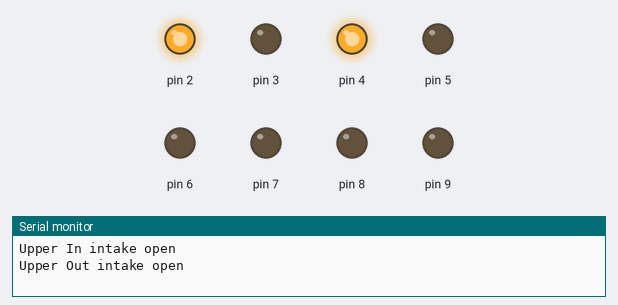
A sketch run on a simulated Arduino Uno, built with avr-gcc and run on an emulated ATmega328P. On the bench: output pins drawn as LEDs (lit = HIGH), the last lines printed to the serial monitor. At 15.0 s the program stops and its outputs stay as they are.

Above: at 0.1 s.
At 2.1 s:
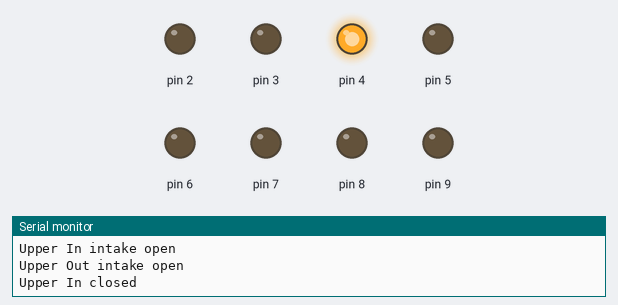
At 5.1 s:
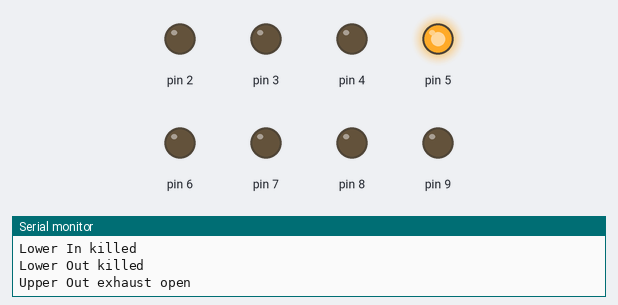
At 10.1 s:
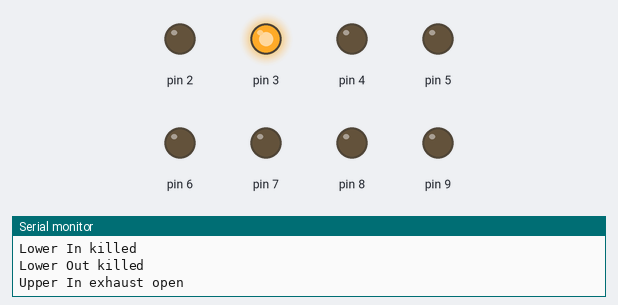
At 12.1 s:
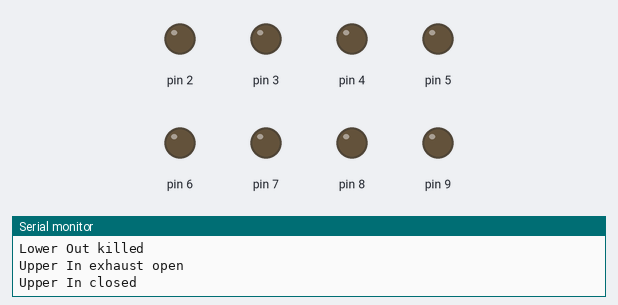
Timing chart, 0 to 13.6 s (numbered marks = the images above):
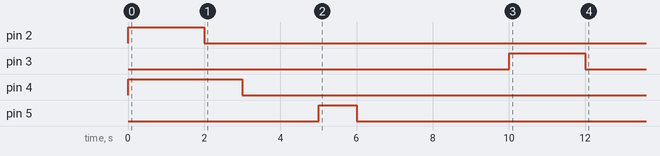

Measured:
- by itself, pin 2: LOW → HIGH at 0.00 s, → LOW 2.0 s later
- by itself, pin 3: LOW → HIGH at 10.0 s, → LOW 2.0 s later
- by itself, pin 4: LOW → HIGH at 0.00 s, → LOW 3.0 s later
- by itself, pin 5: LOW → HIGH at 5.0 s, → LOW 1.0 s later

The sketch:

air_on_off.ino
```cpp
#include <Arduino.h>

#define OPEN 1
#define CLOSE 0

#define INTAKE 1
#define EXHAUST 0

// 一ループの動作にかけるミリ秒
#define FRAME 5000

#define DEBUG_MODE 1

class ArtificialMuscle {
  private:
    int intake;
    int exhaust;
    bool driveDirection;
    unsigned long openDuration;
    unsigned long startingTime;
    String muscleName;
    bool isDriving = false;

  public:
    // 人工筋肉に対応するピン番号で初期化する
    // 筋肉名はデバッグ用
    ArtificialMuscle(int in, int ex, String mn){
      intake = in;
      exhaust = ex;
      muscleName = mn;
      pinMode(intake, OUTPUT);
      pinMode(exhaust, OUTPUT);
      digitalWrite(intake, CLOSE);
      digitalWrite(exhaust, CLOSE);
    }

    // 動作方向と動作時間を予約する
    // 動作開始・停止のフラグはisDrivingで管理
    void set(bool di, unsigned long op) {
      openDuration = constrain(op, 0, FRAME);
      driveDirection = di;
      isDriving = true;
    }

    // 開始時間をインスタンスに保存しておく
    void start(unsigned int st) {
      startingTime = st;
      if (driveDirection == INTAKE && isDriving) {
        digitalWrite(intake, OPEN);
        #if DEBUG_MODE
          Serial.println(muscleName + " intake open");
        #endif
      } else if (driveDirection == EXHAUST && isDriving) {
        digitalWrite(exhaust, OPEN);
        #if DEBUG_MODE
          Serial.println(muscleName + " exhaust open");
        #endif
      }
    }

    // 閉じる時間の判定
    // openDurationに指定したミリ秒だけ該当する電磁弁を開放する
    void drive() {
      //millis()がtime + durationより大きかったらおわりにして閉じる
      if (millis() > (startingTime + openDuration) && isDriving) {
        digitalWrite(intake, CLOSE);
        digitalWrite(exhaust, CLOSE);
        isDriving = false;
        #if DEBUG_MODE
          Serial.println(muscleName + " closed");
        #endif
      }
    }

    // 終了処理，どんな場合でも一コマ分の作業が終わった後には閉じる
    // 連続的に開く場合でも閉じる時間が一瞬ならば動作には関係ない
    void kill() {
      digitalWrite(intake, CLOSE);
      digitalWrite(exhaust, CLOSE);
      #if DEBUG_MODE
          Serial.println(muscleName + " killed");
      #endif
    }
};

ArtificialMuscle muscleUI(2, 3, "Upper In"); // 吸気電磁弁ピン: 2, 排気電磁弁ピン: 3
ArtificialMuscle muscleUO(4, 5, "Upper Out"); // 吸気電磁弁ピン: 4, 排気電磁弁ピン: 5
ArtificialMuscle muscleLI(6, 7, "Lower In"); // 吸気電磁弁ピン: 6, 排気電磁弁ピン: 7
ArtificialMuscle muscleLO(8, 9, "Lower Out"); // 吸気電磁弁ピン: 8, 排気電磁弁ピン: 9

// あんまり良くない設計
// インスタンスを作るだけで実行キューに入るようにすべき
void play() {
  unsigned long currentTime = millis();
  muscleUI.start(millis());
  muscleUO.start(millis());
  muscleLI.start(millis());
  muscleLO.start(millis());
  //Todo whileで監視して順次閉じる，driveを回そう
  while(millis() < currentTime + FRAME) {
    muscleUI.drive();
    muscleUO.drive();
    muscleLI.drive();
    muscleLO.drive();
  }
  muscleUI.kill();
  muscleUO.kill();
  muscleLI.kill();
  muscleLO.kill();
}


void setup() {
  Serial.begin(115200);
}
void loop() {
  muscleUI.set(INTAKE, 2000); // 吸入方向に20ms間開く
  muscleUO.set(INTAKE, 3000); // 排気方向に30ms間開く
  play(); // driveメソッドの後にplay関数を実行

  muscleUO.set(EXHAUST, 1000);
  play();

  muscleUI.set(EXHAUST, 2000);
  play();

  while(true) {}
}
```
